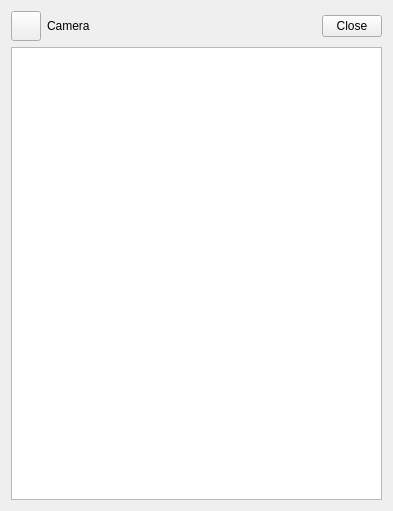
<?xml version="1.0" encoding="UTF-8"?>
<ui version="4.0">
 <class>FGECameraDataPropertiesForm</class>
 <widget class="QWidget" name="FGECameraDataPropertiesForm">
  <property name="geometry">
   <rect>
    <x>0</x>
    <y>0</y>
    <width>393</width>
    <height>511</height>
   </rect>
  </property>
  <property name="windowTitle">
   <string>Form</string>
  </property>
  <layout class="QGridLayout" name="gridLayout">
   <item row="0" column="2">
    <widget class="QPushButton" name="pushButton">
     <property name="maximumSize">
      <size>
       <width>60</width>
       <height>16777215</height>
      </size>
     </property>
     <property name="text">
      <string>Close</string>
     </property>
    </widget>
   </item>
   <item row="0" column="1">
    <widget class="QLabel" name="label">
     <property name="text">
      <string>Camera</string>
     </property>
    </widget>
   </item>
   <item row="0" column="0">
    <widget class="QPushButton" name="pushButton_2">
     <property name="minimumSize">
      <size>
       <width>30</width>
       <height>30</height>
      </size>
     </property>
     <property name="maximumSize">
      <size>
       <width>30</width>
       <height>30</height>
      </size>
     </property>
     <property name="text">
      <string/>
     </property>
     <property name="icon">
      <iconset resource="../icons.qrc">
       <normaloff>:/Icons/camera.png</normaloff>:/Icons/camera.png</iconset>
     </property>
    </widget>
   </item>
   <item row="1" column="0" colspan="3">
    <widget class="FGESimpleListWidget" name="listWidget"/>
   </item>
  </layout>
 </widget>
 <customwidgets>
  <customwidget>
   <class>FGESimpleListWidget</class>
   <extends>QListWidget</extends>
   <header>GUI/ListWidget/FGESimpleListWidget.h</header>
  </customwidget>
 </customwidgets>
 <resources>
  <include location="../icons.qrc"/>
 </resources>
 <connections/>
</ui>
